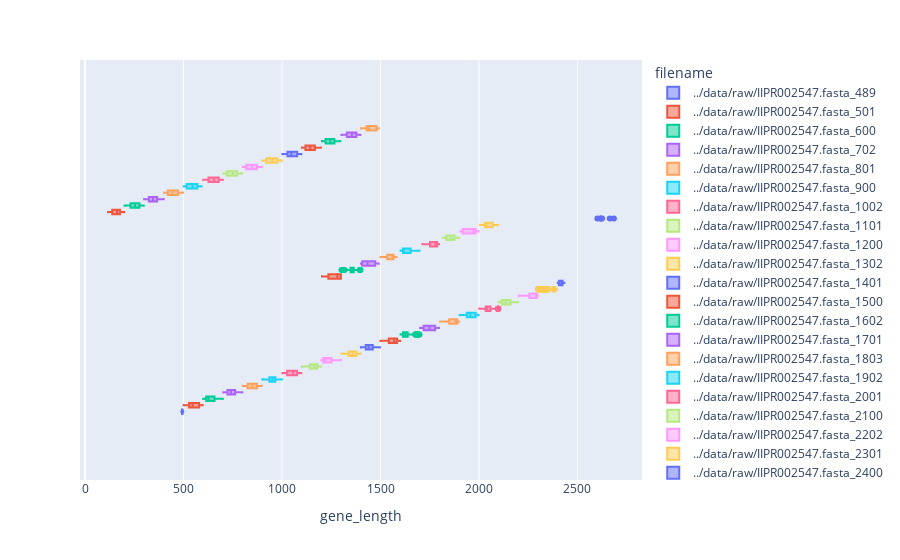

Write notebook code for a chart like this one.
### Code cell
df = pd.DataFrame.from_records(
    [
        (filename, len(gene.seq))
        for filename, genes in datasets.items()
        for gene in genes
    ],
    columns=["filename", "gene_length"],
)

px.box(df, color="filename", x="gene_length")

### Figure 1 — Plotly figure (JSON) as saved in the notebook; plotly's stock layout.template omitted (floating-point values rounded to 4 significant figures; data arrays with more than 128 entries replaced by an {"elided": "..."} marker saying what was removed)
{"data": [{"alignmentgroup": "True", "hovertemplate": "filename=../data/raw/IIPR002547.fasta_489<br>gene_length=%{x}<extra></extra>", "legendgroup": "../data/raw/IIPR002547.fasta_489", "marker": {"color": "#636efa"}, "name": "../data/raw/IIPR002547.fasta_489", "notched": false, "offsetgroup": "../data/raw/IIPR002547.fasta_489", "orientation": "h", "showlegend": true, "type": "box", "x": [489, 489, 492, 492, 492, 492, 492, 492, 492, 492, 492, 492, 492, 492, 492, 492, 492, 495, 495, 495, 495, 495, 495, 495, 495, 495, 495, 495, 495, 495, 495, 498, 498, 498, 498, 498, 498], "x0": " ", "xaxis": "x", "y0": " ", "yaxis": "y"}, {"alignmentgroup": "True", "hovertemplate": "filename=../data/raw/IIPR002547.fasta_501<br>gene_length=%{x}<extra></extra>", "legendgroup": "../data/raw/IIPR002547.fasta_501", "marker": {"color": "#EF553B"}, "name": "../data/raw/IIPR002547.fasta_501", "notched": false, "offsetgroup": "../data/raw/IIPR002547.fasta_501", "orientation": "h", "showlegend": true, "type": "box", "x": {"elided": "414 int values"}, "x0": " ", "xaxis": "x", "y0": " ", "yaxis": "y"}, {"alignmentgroup": "True", "hovertemplate": "filename=../data/raw/IIPR002547.fasta_600<br>gene_length=%{x}<extra></extra>", "legendgroup": "../data/raw/IIPR002547.fasta_600", "marker": {"color": "#00cc96"}, "name": "../data/raw/IIPR002547.fasta_600", "notched": false, "offsetgroup": "../data/raw/IIPR002547.fasta_600", "orientation": "h", "showlegend": true, "type": "box", "x": {"elided": "704 int values"}, "x0": " ", "xaxis": "x", "y0": " ", "yaxis": "y"}, {"alignmentgroup": "True", "hovertemplate": "filename=../data/raw/IIPR002547.fasta_702<br>gene_length=%{x}<extra></extra>", "legendgroup": "../data/raw/IIPR002547.fasta_702", "marker": {"color": "#ab63fa"}, "name": "../data/raw/IIPR002547.fasta_702", "notched": false, "offsetgroup": "../data/raw/IIPR002547.fasta_702", "orientation": "h", "showlegend": true, "type": "box", "x": {"elided": "234 int values"}, "x0": " ", "xaxis": "x", "y0": " ", "yaxis": "y"}, {"alignmentgroup": "True", "hovertemplate": "filename=../data/raw/IIPR002547.fasta_801<br>gene_length=%{x}<extra></extra>", "legendgroup": "../data/raw/IIPR002547.fasta_801", "marker": {"color": "#FFA15A"}, "name": "../data/raw/IIPR002547.fasta_801", "notched": false, "offsetgroup": "../data/raw/IIPR002547.fasta_801", "orientation": "h", "showlegend": true, "type": "box", "x": {"elided": "167 int values"}, "x0": " ", "xaxis": "x", "y0": " ", "yaxis": "y"}, {"alignmentgroup": "True", "hovertemplate": "filename=../data/raw/IIPR002547.fasta_900<br>gene_length=%{x}<extra></extra>", "legendgroup": "../data/raw/IIPR002547.fasta_900", "marker": {"color": "#19d3f3"}, "name": "../data/raw/IIPR002547.fasta_900", "notched": false, "offsetgroup": "../data/raw/IIPR002547.fasta_900", "orientation": "h", "showlegend": true, "type": "box", "x": {"elided": "180 int values"}, "x0": " ", "xaxis": "x", "y0": " ", "yaxis": "y"}, {"alignmentgroup": "True", "hovertemplate": "filename=../data/raw/IIPR002547.fasta_1002<br>gene_length=%{x}<extra></extra>", "legendgroup": "../data/raw/IIPR002547.fasta_1002", "marker": {"color": "#FF6692"}, "name": "../data/raw/IIPR002547.fasta_1002", "notched": false, "offsetgroup": "../data/raw/IIPR002547.fasta_1002", "orientation": "h", "showlegend": true, "type": "box", "x": {"elided": "146 int values"}, "x0": " ", "xaxis": "x", "y0": " ", "yaxis": "y"}, {"alignmentgroup": "True", "hovertemplate": "filename=../data/raw/IIPR002547.fasta_1101<br>gene_length=%{x}<extra></extra>", "legendgroup": "../data/raw/IIPR002547.fasta_1101", "marker": {"color": "#B6E880"}, "name": "../data/raw/IIPR002547.fasta_1101", "notched": false, "offsetgroup": "../data/raw/IIPR002547.fasta_1101", "orientation": "h", "showlegend": true, "type": "box", "x": {"elided": "576 int values"}, "x0": " ", "xaxis": "x", "y0": " ", "yaxis": "y"}, {"alignmentgroup": "True", "hovertemplate": "filename=../data/raw/IIPR002547.fasta_1200<br>gene_length=%{x}<extra></extra>", "legendgroup": "../data/raw/IIPR002547.fasta_1200", "marker": {"color": "#FF97FF"}, "name": "../data/raw/IIPR002547.fasta_1200", "notched": false, "offsetgroup": "../data/raw/IIPR002547.fasta_1200", "orientation": "h", "showlegend": true, "type": "box", "x": {"elided": "654 int values"}, "x0": " ", "xaxis": "x", "y0": " ", "yaxis": "y"}, {"alignmentgroup": "True", "hovertemplate": "filename=../data/raw/IIPR002547.fasta_1302<br>gene_length=%{x}<extra></extra>", "legendgroup": "../data/raw/IIPR002547.fasta_1302", "marker": {"color": "#FECB52"}, "name": "../data/raw/IIPR002547.fasta_1302", "notched": false, "offsetgroup": "../data/raw/IIPR002547.fasta_1302", "orientation": "h", "showlegend": true, "type": "box", "x": {"elided": "551 int values"}, "x0": " ", "xaxis": "x", "y0": " ", "yaxis": "y"}, {"alignmentgroup": "True", "hovertemplate": "filename=../data/raw/IIPR002547.fasta_1401<br>gene_length=%{x}<extra></extra>", "legendgroup": "../data/raw/IIPR002547.fasta_1401", "marker": {"color": "#636efa"}, "name": "../data/raw/IIPR002547.fasta_1401", "notched": false, "offsetgroup": "../data/raw/IIPR002547.fasta_1401", "orientation": "h", "showlegend": true, "type": "box", "x": [1401, 1401, 1401, 1401, 1404, 1407, 1407, 1407, 1407, 1407, 1407, 1410, 1410, 1410, 1410, 1413, 1416, 1416, 1419, 1419, 1419, 1422, 1422, 1425, 1425, 1425, 1425, 1425, 1425, 1425, 1425, 1425, 1428, 1428, 1428, 1428, 1428, 1431, 1431, 1434, 1434, 1437, 1437, 1437, 1440, 1440, 1440, 1440, 1440, 1440, 1443, 1443, 1443, 1446, 1446, 1446, 1446, 1446, 1446, 1446, 1446, 1449, 1449, 1449, 1449, 1455, 1455, 1458, 1458, 1458, 1459, 1461, 1461, 1464, 1464, 1465, 1467, 1467, 1467, 1468, 1470, 1470, 1476, 1479, 1479, 1482, 1485, 1488, 1491, 1491, 1494, 1497, 1497, 1497, 1497], "x0": " ", "xaxis": "x", "y0": " ", "yaxis": "y"}, {"alignmentgroup": "True", "hovertemplate": "filename=../data/raw/IIPR002547.fasta_1500<br>gene_length=%{x}<extra></extra>", "legendgroup": "../data/raw/IIPR002547.fasta_1500", "marker": {"color": "#EF553B"}, "name": "../data/raw/IIPR002547.fasta_1500", "notched": false, "offsetgroup": "../data/raw/IIPR002547.fasta_1500", "orientation": "h", "showlegend": true, "type": "box", "x": {"elided": "179 int values"}, "x0": " ", "xaxis": "x", "y0": " ", "yaxis": "y"}, {"alignmentgroup": "True", "hovertemplate": "filename=../data/raw/IIPR002547.fasta_1602<br>gene_length=%{x}<extra></extra>", "legendgroup": "../data/raw/IIPR002547.fasta_1602", "marker": {"color": "#00cc96"}, "name": "../data/raw/IIPR002547.fasta_1602", "notched": false, "offsetgroup": "../data/raw/IIPR002547.fasta_1602", "orientation": "h", "showlegend": true, "type": "box", "x": {"elided": "173 int values"}, "x0": " ", "xaxis": "x", "y0": " ", "yaxis": "y"}, {"alignmentgroup": "True", "hovertemplate": "filename=../data/raw/IIPR002547.fasta_1701<br>gene_length=%{x}<extra></extra>", "legendgroup": "../data/raw/IIPR002547.fasta_1701", "marker": {"color": "#ab63fa"}, "name": "../data/raw/IIPR002547.fasta_1701", "notched": false, "offsetgroup": "../data/raw/IIPR002547.fasta_1701", "orientation": "h", "showlegend": true, "type": "box", "x": [1701, 1701, 1701, 1701, 1707, 1707, 1710, 1713, 1716, 1719, 1719, 1719, 1719, 1719, 1719, 1728, 1731, 1731, 1734, 1740, 1740, 1743, 1743, 1743, 1749, 1749, 1749, 1752, 1752, 1755, 1761, 1761, 1761, 1764, 1776, 1776, 1776, 1782, 1785, 1785, 1788, 1788, 1788, 1791, 1791, 1794, 1794, 1794, 1797], "x0": " ", "xaxis": "x", "y0": " ", "yaxis": "y"}, {"alignmentgroup": "True", "hovertemplate": "filename=../data/raw/IIPR002547.fasta_1803<br>gene_length=%{x}<extra></extra>", "legendgroup": "../data/raw/IIPR002547.fasta_1803", "marker": {"color": "#FFA15A"}, "name": "../data/raw/IIPR002547.fasta_1803", "notched": false, "offsetgroup": "../data/raw/IIPR002547.fasta_1803", "orientation": "h", "showlegend": true, "type": "box", "x": [1803, 1803, 1809, 1812, 1818, 1821, 1821, 1821, 1821, 1827, 1833, 1833, 1839, 1839, 1842, 1845, 1845, 1845, 1845, 1845, 1848, 1848, 1851, 1851, 1851, 1854, 1854, 1857, 1857, 1857, 1857, 1860, 1863, 1863, 1866, 1866, 1866, 1866, 1869, 1875, 1875, 1875, 1878, 1881, 1881, 1881, 1884, 1887, 1887, 1887, 1887, 1887, 1887, 1887, 1887, 1887, 1887, 1887, 1890, 1890, 1890, 1890, 1890, 1890, 1890, 1890, 1890, 1890, 1890, 1890, 1893, 1893, 1893, 1896, 1896, 1896, 1896, 1896, 1896, 1896, 1899, 1899, 1899, 1899, 1899, 1899, 1899], "x0": " ", "xaxis": "x", "y0": " ", "yaxis": "y"}, {"alignmentgroup": "True", "hovertemplate": "filename=../data/raw/IIPR002547.fasta_1902<br>gene_length=%{x}<extra></extra>", "legendgroup": "../data/raw/IIPR002547.fasta_1902", "marker": {"color": "#19d3f3"}, "name": "../data/raw/IIPR002547.fasta_1902", "notched": false, "offsetgroup": "../data/raw/IIPR002547.fasta_1902", "orientation": "h", "showlegend": true, "type": "box", "x": {"elided": "689 int values"}, "x0": " ", "xaxis": "x", "y0": " ", "yaxis": "y"}, {"alignmentgroup": "True", "hovertemplate": "filename=../data/raw/IIPR002547.fasta_2001<br>gene_length=%{x}<extra></extra>", "legendgroup": "../data/raw/IIPR002547.fasta_2001", "marker": {"color": "#FF6692"}, "name": "../data/raw/IIPR002547.fasta_2001", "notched": false, "offsetgroup": "../data/raw/IIPR002547.fasta_2001", "orientation": "h", "showlegend": true, "type": "box", "x": {"elided": "944 int values"}, "x0": " ", "xaxis": "x", "y0": " ", "yaxis": "y"}, {"alignmentgroup": "True", "hovertemplate": "filename=../data/raw/IIPR002547.fasta_2100<br>gene_length=%{x}<extra></extra>", "legendgroup": "../data/raw/IIPR002547.fasta_2100", "marker": {"color": "#B6E880"}, "name": "../data/raw/IIPR002547.fasta_2100", "notched": false, "offsetgroup": "../data/raw/IIPR002547.fasta_2100", "orientation": "h", "showlegend": true, "type": "box", "x": {"elided": "206 int values"}, "x0": " ", "xaxis": "x", "y0": " ", "yaxis": "y"}, {"alignmentgroup": "True", "hovertemplate": "filename=../data/raw/IIPR002547.fasta_2202<br>gene_length=%{x}<extra></extra>", "legendgroup": "../data/raw/IIPR002547.fasta_2202", "marker": {"color": "#FF97FF"}, "name": "../data/raw/IIPR002547.fasta_2202", "notched": false, "offsetgroup": "../data/raw/IIPR002547.fasta_2202", "orientation": "h", "showlegend": true, "type": "box", "x": {"elided": "131 int values"}, "x0": " ", "xaxis": "x", "y0": " ", "yaxis": "y"}, {"alignmentgroup": "True", "hovertemplate": "filename=../data/raw/IIPR002547.fasta_2301<br>gene_length=%{x}<extra></extra>", "legendgroup": "../data/raw/IIPR002547.fasta_2301", "marker": {"color": "#FECB52"}, "name": "../data/raw/IIPR002547.fasta_2301", "notched": false, "offsetgroup": "../data/raw/IIPR002547.fasta_2301", "orientation": "h", "showlegend": true, "type": "box", "x": {"elided": "887 int values"}, "x0": " ", "xaxis": "x", "y0": " ", "yaxis": "y"}, {"alignmentgroup": "True", "hovertemplate": "filename=../data/raw/IIPR002547.fasta_2400<br>gene_length=%{x}<extra></extra>", "legendgroup": "../data/raw/IIPR002547.fasta_2400", "marker": {"color": "#636efa"}, "name": "../data/raw/IIPR002547.fasta_2400", "notched": false, "offsetgroup": "../data/raw/IIPR002547.fasta_2400", "orientation": "h", "showlegend": true, "type": "box", "x": {"elided": "873 int values"}, "x0": " ", "xaxis": "x", "y0": " ", "yaxis": "y"}, {"alignmentgroup": "True", "hovertemplate": "filename=../data/raw/IPR045863.fasta_1203<br>gene_length=%{x}<extra></extra>", "legendgroup": "../data/raw/IPR045863.fasta_1203", "marker": {"color": "#EF553B"}, "name": "../data/raw/IPR045863.fasta_1203", "notched": false, "offsetgroup": "../data/raw/IPR045863.fasta_1203", "orientation": "h", "showlegend": true, "type": "box", "x": [1203, 1215, 1215, 1215, 1215, 1215, 1215, 1218, 1224, 1239, 1245, 1248, 1260, 1260, 1278, 1278, 1278, 1281, 1281, 1293, 1299, 1299, 1299, 1299, 1299, 1299, 1299, 1299, 1299, 1299, 1299, 1299, 1299, 1299, 1299, 1299, 1299], "x0": " ", "xaxis": "x", "y0": " ", "yaxis": "y"}, {"alignmentgroup": "True", "hovertemplate": "filename=../data/raw/IPR045863.fasta_1302<br>gene_length=%{x}<extra></extra>", "legendgroup": "../data/raw/IPR045863.fasta_1302", "marker": {"color": "#00cc96"}, "name": "../data/raw/IPR045863.fasta_1302", "notched": false, "offsetgroup": "../data/raw/IPR045863.fasta_1302", "orientation": "h", "showlegend": true, "type": "box", "x": [1302, 1311, 1317, 1323, 1326, 1329, 1329, 1329, 1335, 1338, 1347, 1350, 1350, 1350, 1350, 1350, 1350, 1350, 1353, 1356, 1356, 1356, 1359, 1362, 1362, 1362, 1362, 1362, 1362, 1362, 1362, 1362, 1365, 1365, 1377, 1377, 1380, 1380, 1389, 1389, 1395, 1395, 1398], "x0": " ", "xaxis": "x", "y0": " ", "yaxis": "y"}, {"alignmentgroup": "True", "hovertemplate": "filename=../data/raw/IPR045863.fasta_1401<br>gene_length=%{x}<extra></extra>", "legendgroup": "../data/raw/IPR045863.fasta_1401", "marker": {"color": "#ab63fa"}, "name": "../data/raw/IPR045863.fasta_1401", "notched": false, "offsetgroup": "../data/raw/IPR045863.fasta_1401", "orientation": "h", "showlegend": true, "type": "box", "x": [1401, 1407, 1407, 1407, 1407, 1407, 1407, 1407, 1407, 1407, 1407, 1407, 1407, 1407, 1407, 1407, 1407, 1407, 1407, 1407, 1407, 1407, 1407, 1407, 1407, 1407, 1407, 1407, 1419, 1419, 1422, 1422, 1422, 1422, 1431, 1434, 1437, 1440, 1440, 1443, 1443, 1455, 1458, 1458, 1458, 1461, 1464, 1464, 1464, 1473, 1473, 1473, 1473, 1473, 1473, 1473, 1473, 1476, 1476, 1479, 1479, 1479, 1479, 1479, 1479, 1479, 1479, 1479, 1479, 1479, 1491], "x0": " ", "xaxis": "x", "y0": " ", "yaxis": "y"}, {"alignmentgroup": "True", "hovertemplate": "filename=../data/raw/IPR045863.fasta_1500<br>gene_length=%{x}<extra></extra>", "legendgroup": "../data/raw/IPR045863.fasta_1500", "marker": {"color": "#FFA15A"}, "name": "../data/raw/IPR045863.fasta_1500", "notched": false, "offsetgroup": "../data/raw/IPR045863.fasta_1500", "orientation": "h", "showlegend": true, "type": "box", "x": [1500, 1500, 1503, 1506, 1506, 1509, 1509, 1509, 1509, 1512, 1518, 1518, 1527, 1533, 1536, 1545, 1548, 1551, 1551, 1557, 1557, 1557, 1563, 1566, 1566, 1566, 1566, 1566, 1566, 1566, 1566, 1566, 1566, 1566, 1566, 1566, 1566, 1566, 1566, 1566, 1566, 1566, 1566, 1566, 1566, 1566, 1566, 1566, 1566, 1566, 1569, 1569, 1569, 1569, 1581], "x0": " ", "xaxis": "x", "y0": " ", "yaxis": "y"}, {"alignmentgroup": "True", "hovertemplate": "filename=../data/raw/IPR045863.fasta_1602<br>gene_length=%{x}<extra></extra>", "legendgroup": "../data/raw/IPR045863.fasta_1602", "marker": {"color": "#19d3f3"}, "name": "../data/raw/IPR045863.fasta_1602", "notched": false, "offsetgroup": "../data/raw/IPR045863.fasta_1602", "orientation": "h", "showlegend": true, "type": "box", "x": [1602, 1602, 1602, 1602, 1602, 1602, 1608, 1611, 1614, 1614, 1614, 1614, 1614, 1614, 1614, 1614, 1614, 1614, 1617, 1617, 1617, 1617, 1620, 1623, 1632, 1632, 1635, 1644, 1647, 1650, 1653, 1653, 1656, 1656, 1659, 1662, 1662, 1677, 1683, 1689, 1692, 1698], "x0": " ", "xaxis": "x", "y0": " ", "yaxis": "y"}, {"alignmentgroup": "True", "hovertemplate": "filename=../data/raw/IPR045863.fasta_1713<br>gene_length=%{x}<extra></extra>", "legendgroup": "../data/raw/IPR045863.fasta_1713", "marker": {"color": "#FF6692"}, "name": "../data/raw/IPR045863.fasta_1713", "notched": false, "offsetgroup": "../data/raw/IPR045863.fasta_1713", "orientation": "h", "showlegend": true, "type": "box", "x": [1713, 1719, 1725, 1725, 1731, 1734, 1737, 1737, 1749, 1752, 1755, 1758, 1761, 1764, 1770, 1770, 1770, 1773, 1779, 1779, 1779, 1779, 1779, 1782, 1782, 1785, 1785, 1788, 1788, 1788, 1788, 1788, 1791, 1791, 1794, 1794, 1797], "x0": " ", "xaxis": "x", "y0": " ", "yaxis": "y"}, {"alignmentgroup": "True", "hovertemplate": "filename=../data/raw/IPR045863.fasta_1818<br>gene_length=%{x}<extra></extra>", "legendgroup": "../data/raw/IPR045863.fasta_1818", "marker": {"color": "#B6E880"}, "name": "../data/raw/IPR045863.fasta_1818", "notched": false, "offsetgroup": "../data/raw/IPR045863.fasta_1818", "orientation": "h", "showlegend": true, "type": "box", "x": [1818, 1818, 1821, 1821, 1821, 1821, 1821, 1821, 1821, 1824, 1824, 1824, 1824, 1824, 1824, 1824, 1824, 1824, 1830, 1830, 1833, 1833, 1833, 1833, 1833, 1833, 1836, 1839, 1842, 1848, 1851, 1851, 1851, 1851, 1851, 1851, 1851, 1851, 1854, 1854, 1857, 1857, 1857, 1860, 1860, 1860, 1860, 1866, 1872, 1872, 1872, 1872, 1872, 1872, 1872, 1872, 1872, 1872, 1875, 1875, 1875, 1875, 1875, 1875, 1875, 1875, 1875, 1875, 1875, 1875, 1875, 1878, 1878, 1878, 1884, 1884, 1884, 1884, 1884, 1884, 1884, 1884, 1884, 1884, 1884, 1887, 1890, 1896, 1896, 1899], "x0": " ", "xaxis": "x", "y0": " ", "yaxis": "y"}, {"alignmentgroup": "True", "hovertemplate": "filename=../data/raw/IPR045863.fasta_1905<br>gene_length=%{x}<extra></extra>", "legendgroup": "../data/raw/IPR045863.fasta_1905", "marker": {"color": "#FF97FF"}, "name": "../data/raw/IPR045863.fasta_1905", "notched": false, "offsetgroup": "../data/raw/IPR045863.fasta_1905", "orientation": "h", "showlegend": true, "type": "box", "x": [1905, 1908, 1911, 1911, 1911, 1914, 1914, 1914, 1914, 1914, 1914, 1920, 1920, 1929, 1950, 1953, 1959, 1959, 1962, 1968, 1971, 1971, 1971, 1974, 1974, 1974, 1974, 1974, 1974, 1977, 1980, 1983, 1983, 1983, 1983, 1983, 1983, 1983, 1983, 1986, 1989, 1992, 1992, 1998], "x0": " ", "xaxis": "x", "y0": " ", "yaxis": "y"}, {"alignmentgroup": "True", "hovertemplate": "filename=../data/raw/IPR045863.fasta_2004<br>gene_length=%{x}<extra></extra>", "legendgroup": "../data/raw/IPR045863.fasta_2004", "marker": {"color": "#FECB52"}, "name": "../data/raw/IPR045863.fasta_2004", "notched": false, "offsetgroup": "../data/raw/IPR045863.fasta_2004", "orientation": "h", "showlegend": true, "type": "box", "x": [2004, 2013, 2019, 2019, 2025, 2025, 2025, 2031, 2031, 2031, 2031, 2031, 2031, 2031, 2031, 2031, 2031, 2031, 2031, 2031, 2031, 2031, 2031, 2031, 2031, 2031, 2031, 2031, 2031, 2031, 2031, 2040, 2043, 2046, 2046, 2046, 2052, 2058, 2058, 2064, 2064, 2070, 2070, 2070, 2070, 2070, 2070, 2073, 2076, 2076, 2076, 2076, 2076, 2082, 2085, 2088, 2091, 2097], "x0": " ", "xaxis": "x", "y0": " ", "yaxis": "y"}, {"alignmentgroup": "True", "hovertemplate": "filename=../data/raw/IPR045863.fasta_2601<br>gene_length=%{x}<extra></extra>", "legendgroup": "../data/raw/IPR045863.fasta_2601", "marker": {"color": "#636efa"}, "name": "../data/raw/IPR045863.fasta_2601", "notched": false, "offsetgroup": "../data/raw/IPR045863.fasta_2601", "orientation": "h", "showlegend": true, "type": "box", "x": [2601, 2616, 2619, 2625, 2664, 2673, 2673, 2673, 2673, 2673, 2673, 2673, 2673, 2673, 2673, 2673, 2673, 2673, 2673, 2673, 2673, 2673, 2673, 2673, 2673, 2673, 2673, 2673, 2673, 2673, 2673, 2673, 2673, 2673, 2673, 2685], "x0": " ", "xaxis": "x", "y0": " ", "yaxis": "y"}, {"alignmentgroup": "True", "hovertemplate": "filename=../data/raw/random.fasta_117<br>gene_length=%{x}<extra></extra>", "legendgroup": "../data/raw/random.fasta_117", "marker": {"color": "#EF553B"}, "name": "../data/raw/random.fasta_117", "notched": false, "offsetgroup": "../data/raw/random.fasta_117", "orientation": "h", "showlegend": true, "type": "box", "x": [117, 120, 120, 126, 126, 126, 129, 129, 129, 129, 132, 132, 135, 136, 138, 138, 138, 138, 139, 142, 144, 148, 150, 151, 151, 152, 153, 159, 159, 159, 160, 161, 162, 162, 162, 162, 162, 165, 165, 165, 165, 165, 168, 168, 168, 171, 173, 174, 174, 174, 177, 177, 180, 180, 180, 184, 186, 186, 188, 192, 192, 194, 195, 195, 195, 195, 195, 198], "x0": " ", "xaxis": "x", "y0": " ", "yaxis": "y"}, {"alignmentgroup": "True", "hovertemplate": "filename=../data/raw/random.fasta_201<br>gene_length=%{x}<extra></extra>", "legendgroup": "../data/raw/random.fasta_201", "marker": {"color": "#00cc96"}, "name": "../data/raw/random.fasta_201", "notched": false, "offsetgroup": "../data/raw/random.fasta_201", "orientation": "h", "showlegend": true, "type": "box", "x": [201, 202, 204, 204, 204, 205, 207, 210, 213, 213, 214, 216, 216, 219, 219, 219, 219, 222, 222, 222, 222, 222, 224, 225, 227, 228, 229, 229, 230, 231, 231, 231, 231, 233, 234, 237, 238, 240, 240, 240, 240, 240, 241, 243, 243, 243, 246, 246, 246, 246, 246, 246, 246, 246, 246, 246, 249, 249, 252, 252, 252, 255, 255, 255, 257, 258, 258, 258, 261, 261, 261, 261, 264, 264, 264, 264, 264, 267, 267, 267, 267, 268, 270, 270, 270, 270, 273, 273, 273, 273, 274, 276, 276, 276, 279, 279, 282, 282, 282, 285, 285, 285, 285, 285, 285, 287, 288, 288, 288, 291, 291, 294, 294, 294, 294, 295, 297, 297, 297, 297, 297, 298], "x0": " ", "xaxis": "x", "y0": " ", "yaxis": "y"}, {"alignmentgroup": "True", "hovertemplate": "filename=../data/raw/random.fasta_300<br>gene_length=%{x}<extra></extra>", "legendgroup": "../data/raw/random.fasta_300", "marker": {"color": "#ab63fa"}, "name": "../data/raw/random.fasta_300", "notched": false, "offsetgroup": "../data/raw/random.fasta_300", "orientation": "h", "showlegend": true, "type": "box", "x": {"elided": "130 int values"}, "x0": " ", "xaxis": "x", "y0": " ", "yaxis": "y"}, {"alignmentgroup": "True", "hovertemplate": "filename=../data/raw/random.fasta_402<br>gene_length=%{x}<extra></extra>", "legendgroup": "../data/raw/random.fasta_402", "marker": {"color": "#FFA15A"}, "name": "../data/raw/random.fasta_402", "notched": false, "offsetgroup": "../data/raw/random.fasta_402", "orientation": "h", "showlegend": true, "type": "box", "x": [402, 402, 402, 405, 405, 405, 405, 405, 407, 408, 408, 411, 411, 411, 414, 414, 414, 414, 414, 414, 414, 417, 420, 420, 423, 423, 423, 423, 425, 426, 426, 428, 429, 429, 432, 435, 435, 435, 438, 438, 441, 441, 441, 441, 442, 444, 444, 444, 444, 444, 444, 447, 447, 447, 450, 450, 453, 453, 453, 453, 456, 456, 457, 459, 461, 462, 471, 471, 471, 473, 474, 474, 477, 480, 480, 480, 483, 483, 483, 486, 486, 489, 489, 489, 491, 493, 495, 498, 498, 498, 498, 498], "x0": " ", "xaxis": "x", "y0": " ", "yaxis": "y"}, {"alignmentgroup": "True", "hovertemplate": "filename=../data/raw/random.fasta_501<br>gene_length=%{x}<extra></extra>", "legendgroup": "../data/raw/random.fasta_501", "marker": {"color": "#19d3f3"}, "name": "../data/raw/random.fasta_501", "notched": false, "offsetgroup": "../data/raw/random.fasta_501", "orientation": "h", "showlegend": true, "type": "box", "x": [501, 501, 504, 504, 504, 507, 507, 510, 510, 513, 513, 513, 516, 516, 516, 516, 519, 525, 528, 529, 531, 534, 537, 537, 537, 537, 537, 540, 546, 546, 549, 549, 549, 552, 552, 555, 555, 555, 564, 567, 567, 567, 570, 570, 570, 573, 576, 576, 579, 579, 582, 585, 588, 588, 591, 591, 591], "x0": " ", "xaxis": "x", "y0": " ", "yaxis": "y"}, {"alignmentgroup": "True", "hovertemplate": "filename=../data/raw/random.fasta_600<br>gene_length=%{x}<extra></extra>", "legendgroup": "../data/raw/random.fasta_600", "marker": {"color": "#FF6692"}, "name": "../data/raw/random.fasta_600", "notched": false, "offsetgroup": "../data/raw/random.fasta_600", "orientation": "h", "showlegend": true, "type": "box", "x": [600, 603, 604, 606, 606, 606, 606, 612, 612, 618, 618, 618, 618, 619, 621, 621, 621, 624, 624, 627, 627, 627, 627, 627, 630, 630, 633, 633, 636, 636, 636, 639, 642, 642, 645, 648, 648, 648, 654, 656, 657, 657, 658, 663, 663, 666, 666, 666, 667, 669, 669, 669, 671, 672, 672, 674, 678, 678, 681, 681, 681, 684, 684, 684, 684, 684, 687, 687, 687, 688, 690, 692, 693, 693, 693, 696, 699], "x0": " ", "xaxis": "x", "y0": " ", "yaxis": "y"}, {"alignmentgroup": "True", "hovertemplate": "filename=../data/raw/random.fasta_702<br>gene_length=%{x}<extra></extra>", "legendgroup": "../data/raw/random.fasta_702", "marker": {"color": "#B6E880"}, "name": "../data/raw/random.fasta_702", "notched": false, "offsetgroup": "../data/raw/random.fasta_702", "orientation": "h", "showlegend": true, "type": "box", "x": [702, 702, 702, 705, 705, 705, 706, 708, 708, 714, 714, 717, 717, 717, 720, 720, 720, 723, 726, 726, 726, 726, 729, 732, 732, 732, 735, 738, 744, 744, 747, 749, 750, 753, 756, 756, 756, 756, 759, 765, 765, 765, 765, 765, 765, 768, 768, 771, 772, 774, 780, 780, 783, 783, 783, 786, 786, 786, 786, 789, 795, 795, 795, 795, 798], "x0": " ", "xaxis": "x", "y0": " ", "yaxis": "y"}, {"alignmentgroup": "True", "hovertemplate": "filename=../data/raw/random.fasta_801<br>gene_length=%{x}<extra></extra>", "legendgroup": "../data/raw/random.fasta_801", "marker": {"color": "#FF97FF"}, "name": "../data/raw/random.fasta_801", "notched": false, "offsetgroup": "../data/raw/random.fasta_801", "orientation": "h", "showlegend": true, "type": "box", "x": [801, 801, 801, 804, 804, 804, 807, 807, 810, 816, 816, 819, 825, 825, 825, 828, 828, 837, 837, 840, 840, 846, 849, 855, 855, 861, 861, 861, 864, 867, 867, 868, 870, 876, 879, 882, 885, 885, 888, 891, 891, 894, 897, 897], "x0": " ", "xaxis": "x", "y0": " ", "yaxis": "y"}, {"alignmentgroup": "True", "hovertemplate": "filename=../data/raw/random.fasta_900<br>gene_length=%{x}<extra></extra>", "legendgroup": "../data/raw/random.fasta_900", "marker": {"color": "#FECB52"}, "name": "../data/raw/random.fasta_900", "notched": false, "offsetgroup": "../data/raw/random.fasta_900", "orientation": "h", "showlegend": true, "type": "box", "x": [900, 900, 903, 906, 909, 912, 912, 915, 915, 915, 915, 918, 921, 921, 921, 924, 924, 933, 939, 942, 942, 942, 948, 948, 951, 951, 951, 957, 960, 960, 963, 969, 969, 972, 972, 975, 975, 978, 978, 978, 978, 981, 981, 984, 990, 996, 999, 999, 999], "x0": " ", "xaxis": "x", "y0": " ", "yaxis": "y"}, {"alignmentgroup": "True", "hovertemplate": "filename=../data/raw/random.fasta_1002<br>gene_length=%{x}<extra></extra>", "legendgroup": "../data/raw/random.fasta_1002", "marker": {"color": "#636efa"}, "name": "../data/raw/random.fasta_1002", "notched": false, "offsetgroup": "../data/raw/random.fasta_1002", "orientation": "h", "showlegend": true, "type": "box", "x": [1002, 1008, 1008, 1008, 1011, 1014, 1014, 1014, 1017, 1017, 1017, 1020, 1026, 1026, 1029, 1029, 1029, 1032, 1032, 1035, 1035, 1035, 1041, 1042, 1044, 1047, 1047, 1047, 1047, 1052, 1053, 1056, 1056, 1056, 1062, 1062, 1062, 1065, 1068, 1071, 1074, 1077, 1077, 1080, 1083, 1083, 1086, 1086, 1086, 1086, 1089, 1089, 1092, 1095, 1098, 1098], "x0": " ", "xaxis": "x", "y0": " ", "yaxis": "y"}, {"alignmentgroup": "True", "hovertemplate": "filename=../data/raw/random.fasta_1101<br>gene_length=%{x}<extra></extra>", "legendgroup": "../data/raw/random.fasta_1101", "marker": {"color": "#EF553B"}, "name": "../data/raw/random.fasta_1101", "notched": false, "offsetgroup": "../data/raw/random.fasta_1101", "orientation": "h", "showlegend": true, "type": "box", "x": [1101, 1104, 1104, 1104, 1107, 1107, 1107, 1110, 1113, 1116, 1116, 1119, 1119, 1119, 1122, 1128, 1137, 1137, 1140, 1140, 1143, 1143, 1143, 1143, 1149, 1152, 1155, 1155, 1158, 1158, 1161, 1161, 1167, 1167, 1167, 1170, 1173, 1173, 1173, 1179, 1179, 1182, 1185, 1194, 1197, 1197], "x0": " ", "xaxis": "x", "y0": " ", "yaxis": "y"}, {"alignmentgroup": "True", "hovertemplate": "filename=../data/raw/random.fasta_1203<br>gene_length=%{x}<extra></extra>", "legendgroup": "../data/raw/random.fasta_1203", "marker": {"color": "#00cc96"}, "name": "../data/raw/random.fasta_1203", "notched": false, "offsetgroup": "../data/raw/random.fasta_1203", "orientation": "h", "showlegend": true, "type": "box", "x": [1203, 1203, 1203, 1206, 1206, 1206, 1212, 1212, 1215, 1221, 1224, 1227, 1230, 1230, 1233, 1239, 1242, 1245, 1245, 1245, 1248, 1248, 1248, 1254, 1257, 1257, 1261, 1264, 1266, 1269, 1272, 1275, 1281, 1284, 1287, 1293, 1293, 1296], "x0": " ", "xaxis": "x", "y0": " ", "yaxis": "y"}, {"alignmentgroup": "True", "hovertemplate": "filename=../data/raw/random.fasta_1302<br>gene_length=%{x}<extra></extra>", "legendgroup": "../data/raw/random.fasta_1302", "marker": {"color": "#ab63fa"}, "name": "../data/raw/random.fasta_1302", "notched": false, "offsetgroup": "../data/raw/random.fasta_1302", "orientation": "h", "showlegend": true, "type": "box", "x": [1302, 1308, 1314, 1317, 1317, 1320, 1323, 1326, 1329, 1329, 1332, 1335, 1338, 1344, 1350, 1351, 1353, 1353, 1353, 1356, 1356, 1362, 1368, 1368, 1371, 1371, 1374, 1377, 1377, 1380, 1381, 1386, 1386, 1386, 1389, 1389, 1395, 1398], "x0": " ", "xaxis": "x", "y0": " ", "yaxis": "y"}, {"alignmentgroup": "True", "hovertemplate": "filename=../data/raw/random.fasta_1401<br>gene_length=%{x}<extra></extra>", "legendgroup": "../data/raw/random.fasta_1401", "marker": {"color": "#FFA15A"}, "name": "../data/raw/random.fasta_1401", "notched": false, "offsetgroup": "../data/raw/random.fasta_1401", "orientation": "h", "showlegend": true, "type": "box", "x": [1401, 1410, 1413, 1420, 1425, 1428, 1428, 1428, 1431, 1432, 1434, 1434, 1434, 1437, 1440, 1440, 1443, 1446, 1452, 1459, 1461, 1467, 1476, 1479, 1479, 1485, 1485, 1488, 1488, 1488, 1488, 1492], "x0": " ", "xaxis": "x", "y0": " ", "yaxis": "y"}], "layout": {"boxmode": "group", "legend": {"title": {"text": "filename"}, "tracegroupgap": 0}, "margin": {"t": 60}, "xaxis": {"anchor": "y", "domain": [0, 1], "title": {"text": "gene_length"}}, "yaxis": {"anchor": "x", "domain": [0, 1]}}}
